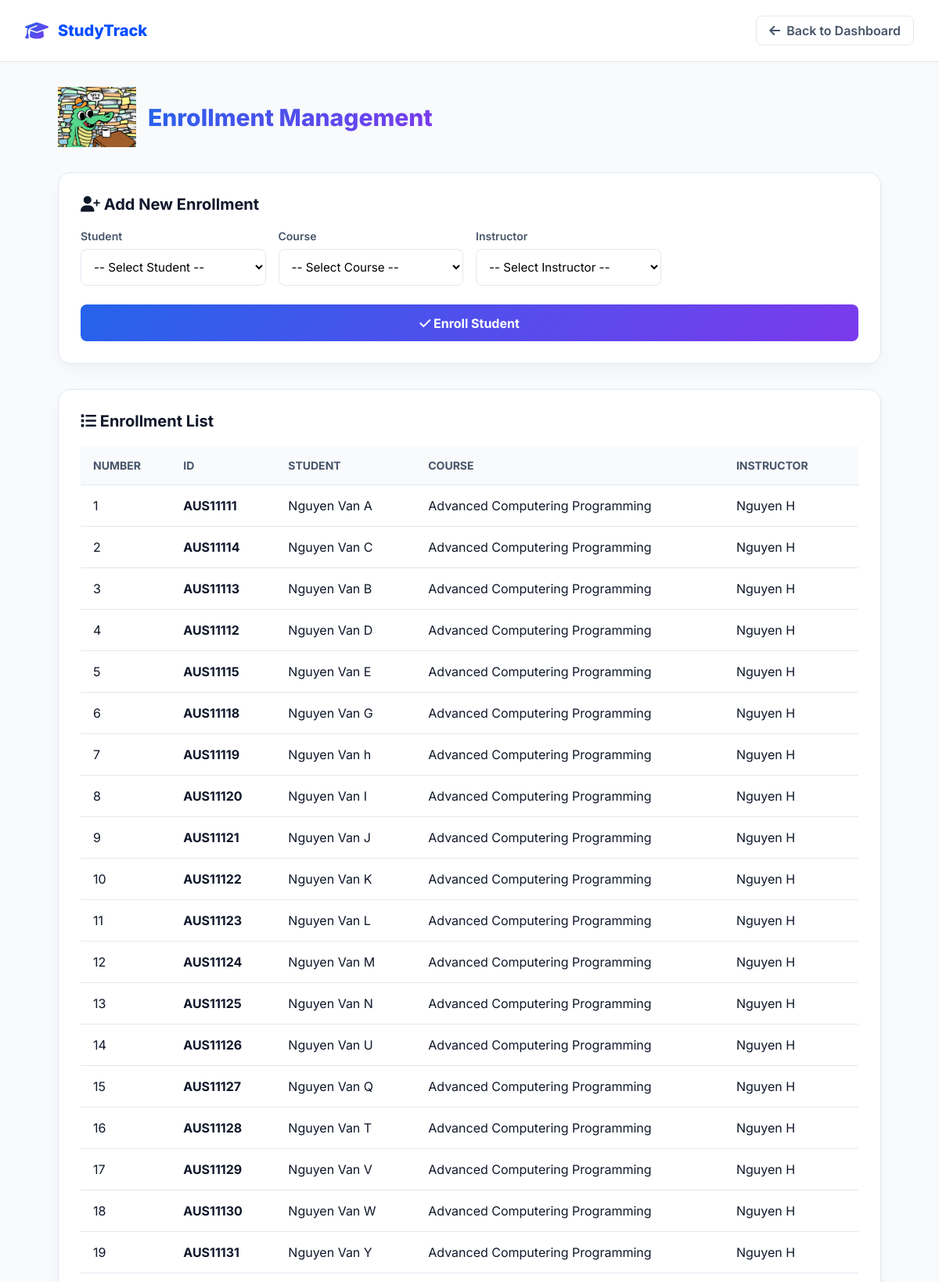
The page /enrollment (signed in, upper part) on the database its author committed.
### tables this page shows
CREATE TABLE enrollments(
    enrollment_id INTEGER PRIMARY KEY AUTOINCREMENT,
    student_id TEXT,
    course_id TEXT,
    instructor_id TEXT,
    FOREIGN KEY(student_id)
        REFERENCES students(student_id),

    FOREIGN KEY(course_id)
        REFERENCES courses(course_id),
                   
    FOREIGN KEY(instructor_id)
        REFERENCES instructors(instructor_id)
    UNIQUE(student_id, course_id)
);

CREATE TABLE students(
        student_id TEXT PRIMARY KEY,
        name TEXT,
        email TEXT,
        major TEXT
    );

CREATE TABLE courses(
        course_id TEXT PRIMARY KEY,
        course_name TEXT,
        credits INTEGER,
        semester TEXT,
        sessions INTEGER
    );

CREATE TABLE instructors(
        instructor_id TEXT PRIMARY KEY,
        name TEXT,
        email TEXT,
        department TEXT
    );

### admin.py (the view, shortened to what this page needs)
@admin_bp.route("/enrollment", methods=["GET","POST"])
@login_required
@admin_required
def enrollment():
    conn = sqlite3.connect(DATABASE)
    cursor = conn.cursor()
    cursor.execute("""
        SELECT
            e.enrollment_id,
            s.student_id,
            s.name,
            c.course_name,
            i.name
        FROM enrollments e
        JOIN students s
            ON e.student_id = s.student_id
        JOIN courses c
            ON e.course_id = c.course_id
        JOIN instructors i
            ON e.instructor_id = i.instructor_id
    """)
    enrollments = cursor.fetchall()
    cursor.execute("SELECT * FROM students")
    students = cursor.fetchall()
    cursor.execute("SELECT * FROM courses")
    courses = cursor.fetchall()
    cursor.execute("SELECT * FROM instructors")
    instructors = cursor.fetchall()
    conn.close()
    return render_template(
        "admin_page/manage_enroll.html",
        students=students,
        courses=courses,
        instructors=instructors,
        enrollments=enrollments
    )

### decorator.py (called while the page is built)
def login_required(f):
    @wraps(f)
    def wrapper(*args,**kwargs):
        if "username" not in session:
            return redirect(
                url_for("auth.login")
            )
        return f(*args,**kwargs)
    return wrapper

def admin_required(f):
    @wraps(f)
    def wrapper(*args, **kwargs):
        if session.get("role") != "admin":
            return redirect(url_for("auth.login"))
        return f(*args, **kwargs)
    return wrapper

### templates/admin_page/manage_enroll.html (shortened to what this page needs)
<!DOCTYPE html>
<html lang="en">
<head>
    <link rel="stylesheet" href="https://cdnjs.cloudflare.com/ajax/libs/font-awesome/6.4.0/css/all.min.css">
    <link rel="stylesheet" href="{{ url_for('static', filename='css/admin_page/managment_enroll.css') }}">
</head>
<body>
    <header class="navbar">
        <a href="/admin" class="nav-brand">
            <i class="fa-solid fa-graduation-cap logo-icon"></i>
            <span>StudyTrack</span>
        </a>
        <a href="/admin" class="back-btn">
            <i class="fa-solid fa-arrow-left"></i> Back to Dashboard
        </a>
    </header>
    <div class="container">
        <div class="page-header" style="display: flex; align-items: center; gap: 15px;">
            <img src="{{ url_for('static', filename='gif image/Studying College Life GIF by University of Florida (1).gif') }}"
                alt="Studying Animation" width="100">
            <h1 class="page-title">Enrollment Management</h1>
        </div>
        <div class="card-panel">
            <h2 class="panel-title"><i class="fa-solid fa-user-plus"></i> Add New Enrollment</h2>
            <form method="POST" class="form-grid">
                <div class="form-group">
                    <label>Student</label>
                    <select name="student_id" class="form-control" required>
                        <option value="" disabled selected>-- Select Student --</option>
                    </select>
                </div>
                <div class="form-group">
                    <label>Course</label>
                    <select name="course_id" class="form-control" required>
                        <option value="" disabled selected>-- Select Course --</option>
                    </select>
                </div>
                <div class="form-group">
                    <label>Instructor</label>
                    <select name="instructor_id" class="form-control" required>
                        <option value="" disabled selected>-- Select Instructor --</option>
                    </select>
                </div>
                <button type="submit" class="btn-submit">
                    <i class="fa-solid fa-check"></i> Enroll Student
                </button>
            </form>
        </div>
        <div class="card-panel">
            <h2 class="panel-title"><i class="fa-solid fa-list"></i> Enrollment List</h2>
            <div class="table-responsive">
                <table>
                    <thead>
                        <tr>
                            <th>Number</th>
                            <th>ID</th>
                            <th>Student</th>
                            <th>Course</th>
                            <th>Instructor</th>
                        </tr>
                    </thead>
                    <tbody>
                        {% for e in enrollments %}
                        <tr>
                            <td>{{ e[0] }}</td>
                            <td><b>{{ e[1] }}</b></td>
                            <td>{{ e[2] }}</td>
                            <td>{{ e[3] }}</td>
                            <td>{{ e[4] }}</td>
                        </tr>
                        {% else %}
                        <tr>
                            <td colspan="5" class="empty-state">
                                No enrollments found.
                            </td>
                        </tr>
                        {% endfor %}
                    </tbody>
                </table>
            </div>
        </div>
    </div>
</body>
</html>

### static/css/admin_page/managment_enroll.css (style rules this page uses)
:root { --bg-color: #f8fafc; --card-bg: #ffffff; --text-primary: #0f172a; --text-secondary: #475569; --accent-blue: #2563eb; --accent-purple: #7c3aed; --border-color: #e2e8f0; --shadow: 0 10px 25px -5px rgba(0, 0, 0, 0.05), 0 8px 10px -6px rgba(0, 0, 0, 0.01); }
* { box-sizing: border-box; margin: 0; padding: 0; font-family: 'Inter', sans-serif; }
body { background-color: var(--bg-color); color: var(--text-primary); min-height: 100vh; }
.navbar { display: flex; justify-content: space-between; align-items: center; padding: 20px 32px; background: var(--card-bg); border-bottom: 1px solid var(--border-color); box-shadow: 0 2px 4px rgba(0, 0, 0, 0.02); }
.nav-brand { display: flex; align-items: center; gap: 0.75rem; text-decoration: none; color: #004cff; font-weight: 800; font-size: 1.25rem; }
.logo-icon { font-size: 1.5rem; background: linear-gradient(135deg, var(--accent-blue), var(--accent-purple)); -webkit-background-clip: text; background-clip: text; -webkit-text-fill-color: transparent; }
.back-btn { display: flex; align-items: center; gap: 0.5rem; text-decoration: none; color: var(--text-secondary); font-weight: 600; padding: 0.5rem 1rem; border-radius: 0.5rem; border: 1px solid var(--border-color); transition: all 0.2s; }
.container { max-width: 1100px; margin: 2rem auto; padding: 0 1.5rem; }
.page-header { margin-bottom: 2rem; }
.page-title { font-size: 1.875rem; font-weight: 800; background: linear-gradient(135deg, var(--accent-blue), var(--accent-purple)); -webkit-background-clip: text; background-clip: text; -webkit-text-fill-color: transparent; }
.card-panel { background: var(--card-bg); border: 1px solid var(--border-color); border-radius: 1rem; padding: 1.75rem; box-shadow: var(--shadow); margin-bottom: 2rem; }
.panel-title { font-size: 1.25rem; font-weight: 700; margin-bottom: 1.25rem; color: var(--text-primary); }
.form-grid { display: grid; grid-template-columns: repeat(auto-fit, minmax(220px, 1fr)); gap: 1rem; }
.form-group { display: flex; flex-direction: column; gap: 0.5rem; }
.form-group label { font-size: 0.875rem; font-weight: 600; color: var(--text-secondary); }
.form-control { padding: 0.75rem; border: 1px solid var(--border-color); border-radius: 0.5rem; outline: none; font-size: 0.95rem; background-color: #fff; transition: border-color 0.2s; }
.btn-submit { grid-column: 1 / -1; padding: 0.85rem; background: linear-gradient(135deg, var(--accent-blue), var(--accent-purple)); color: white; border: none; border-radius: 0.5rem; font-weight: 700; font-size: 1rem; cursor: pointer; transition: opacity 0.2s; margin-top: 0.5rem; }
.table-responsive { overflow-x: auto; }
table { width: 100%; border-collapse: collapse; text-align: left; }
th, td { padding: 1rem; border-bottom: 1px solid var(--border-color); }
th { background-color: var(--bg-color); color: var(--text-secondary); font-weight: 700; font-size: 0.875rem; text-transform: uppercase; }

### rows shown on the page
enrollments: enrollment_id "1", student_id "AUS11111", name "Nguyen Van A", course_name "Advanced Computering Programming", name "Nguyen H"
enrollments: enrollment_id "2", student_id "AUS11114", name "Nguyen Van C", course_name "Advanced Computering Programming", name "Nguyen H"
enrollments: enrollment_id "3", student_id "AUS11113", name "Nguyen Van B", course_name "Advanced Computering Programming", name "Nguyen H"
enrollments: enrollment_id "4", student_id "AUS11112", name "Nguyen Van D", course_name "Advanced Computering Programming", name "Nguyen H"
enrollments: enrollment_id "5", student_id "AUS11115", name "Nguyen Van E", course_name "Advanced Computering Programming", name "Nguyen H"
enrollments: enrollment_id "6", student_id "AUS11118", name "Nguyen Van G", course_name "Advanced Computering Programming", name "Nguyen H"
enrollments: enrollment_id "7", student_id "AUS11119", name "Nguyen Van h", course_name "Advanced Computering Programming", name "Nguyen H"
enrollments: enrollment_id "8", student_id "AUS11120", name "Nguyen Van I", course_name "Advanced Computering Programming", name "Nguyen H"
enrollments: enrollment_id "9", student_id "AUS11121", name "Nguyen Van J", course_name "Advanced Computering Programming", name "Nguyen H"
enrollments: enrollment_id "10", student_id "AUS11122", name "Nguyen Van K", course_name "Advanced Computering Programming", name "Nguyen H"
enrollments: enrollment_id "11", student_id "AUS11123", name "Nguyen Van L", course_name "Advanced Computering Programming", name "Nguyen H"
enrollments: enrollment_id "12", student_id "AUS11124", name "Nguyen Van M", course_name "Advanced Computering Programming", name "Nguyen H"
enrollments: enrollment_id "13", student_id "AUS11125", name "Nguyen Van N", course_name "Advanced Computering Programming", name "Nguyen H"
enrollments: enrollment_id "14", student_id "AUS11126", name "Nguyen Van U", course_name "Advanced Computering Programming", name "Nguyen H"
enrollments: enrollment_id "15", student_id "AUS11127", name "Nguyen Van Q", course_name "Advanced Computering Programming", name "Nguyen H"
enrollments: enrollment_id "16", student_id "AUS11128", name "Nguyen Van T", course_name "Advanced Computering Programming", name "Nguyen H"
enrollments: enrollment_id "17", student_id "AUS11129", name "Nguyen Van V", course_name "Advanced Computering Programming", name "Nguyen H"
enrollments: enrollment_id "18", student_id "AUS11130", name "Nguyen Van W", course_name "Advanced Computering Programming", name "Nguyen H"
enrollments: enrollment_id "19", student_id "AUS11131", name "Nguyen Van Y", course_name "Advanced Computering Programming", name "Nguyen H"
